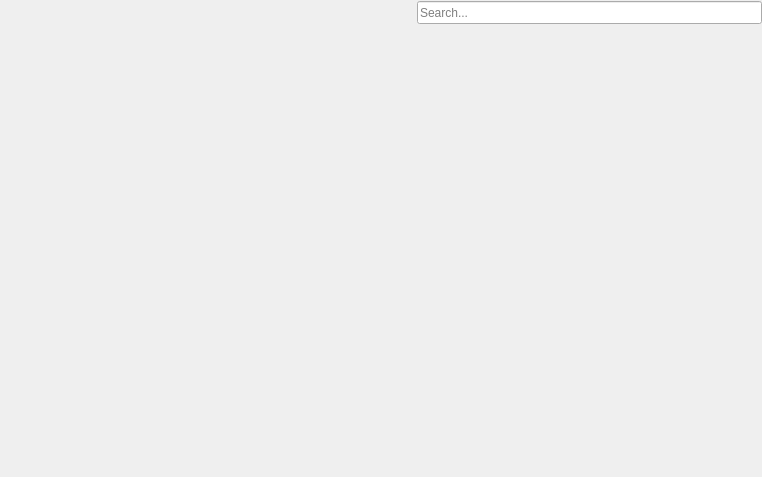
<?xml version="1.0" encoding="UTF-8"?>
<ui version="4.0">
 <class>BrowsingLibrary</class>
 <widget class="QWidget" name="BrowsingLibrary">
  <property name="geometry">
   <rect>
    <x>0</x>
    <y>0</y>
    <width>762</width>
    <height>477</height>
   </rect>
  </property>
  <property name="windowTitle">
   <string>Library</string>
  </property>
  <property name="windowIcon">
   <iconset resource="../data/icons.qrc">
    <normaloff>:/qupzilla.png</normaloff>:/qupzilla.png</iconset>
  </property>
  <layout class="QGridLayout" name="gridLayout">
   <property name="margin">
    <number>0</number>
   </property>
   <property name="spacing">
    <number>0</number>
   </property>
   <item row="1" column="0" colspan="2">
    <widget class="FancyTabWidget" name="tabs" native="true"/>
   </item>
   <item row="0" column="0">
    <widget class="QFrame" name="frame">
     <property name="minimumSize">
      <size>
       <width>71</width>
       <height>25</height>
      </size>
     </property>
     <property name="maximumSize">
      <size>
       <width>71</width>
       <height>25</height>
      </size>
     </property>
    </widget>
   </item>
   <item row="0" column="1">
    <widget class="QFrame" name="frame_2">
     <property name="maximumSize">
      <size>
       <width>16777215</width>
       <height>25</height>
      </size>
     </property>
     <layout class="QHBoxLayout" name="horizontalLayout">
      <property name="spacing">
       <number>0</number>
      </property>
      <property name="margin">
       <number>0</number>
      </property>
      <item>
       <spacer name="horizontalSpacer">
        <property name="orientation">
         <enum>Qt::Horizontal</enum>
        </property>
        <property name="sizeHint" stdset="0">
         <size>
          <width>40</width>
          <height>20</height>
         </size>
        </property>
       </spacer>
      </item>
      <item>
       <widget class="QLineEdit" name="searchLine">
        <property name="maximumSize">
         <size>
          <width>16777215</width>
          <height>23</height>
         </size>
        </property>
        <property name="placeholderText">
         <string>Search...</string>
        </property>
       </widget>
      </item>
     </layout>
    </widget>
   </item>
  </layout>
 </widget>
 <customwidgets>
  <customwidget>
   <class>FancyTabWidget</class>
   <extends>QWidget</extends>
   <header>fancytabwidget.h</header>
   <container>1</container>
  </customwidget>
 </customwidgets>
 <resources>
  <include location="../data/icons.qrc"/>
 </resources>
 <connections/>
</ui>
